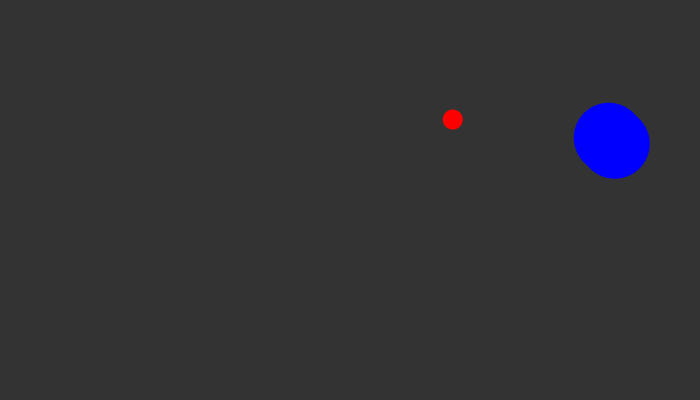
Frame 1 (no input)
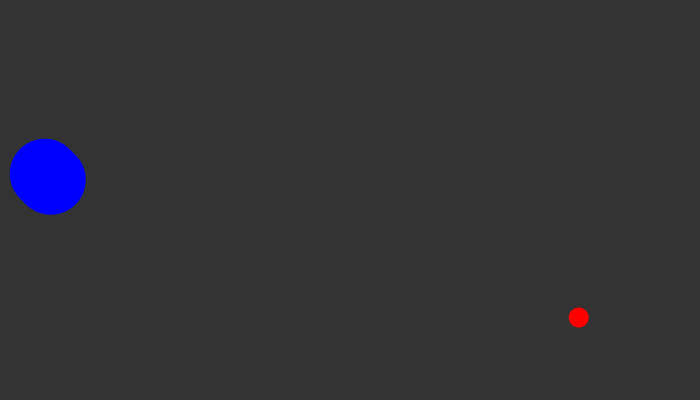
Frame 60 (the mouse pressed at the canvas centre just before this capture)
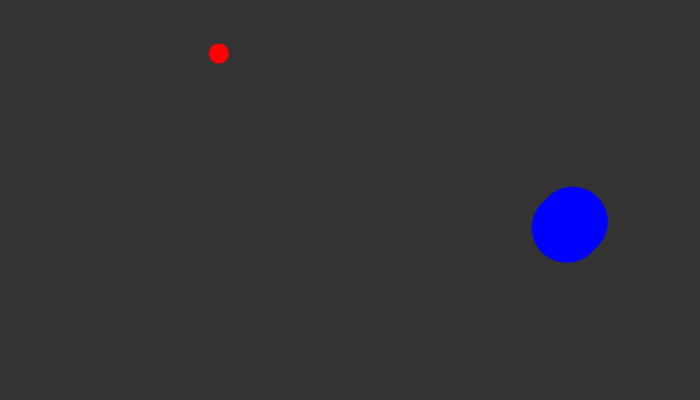
Frame 120 (the mouse held since frame 60 and released just before this capture)

The Processing sketch that drew these frames (run headless with seeded random() and noise(); from frame 60 on, the mouse is pressed at the canvas centre):

// Processing sketch: ball_object_constructor
// ── ball_object_constructor.pde
//Объявление трех объектов класса 
Ball ball, ball2, ball3;

void setup(){
  size(700, 400);
  background(51);
  
  //Создание трех объектов класса Ball
  ball = new Ball(20, color(255, 0, 0));
  ball2 = new Ball(70, color(0, 0, 255));
  ball3 = new Ball(70, color(0, 255, 0));
}

void draw(){
  background(51);
  ball.move();
  ball.display();
  
  ball2.move();
  ball2.display();
  
  ball2.move();
  ball2.display();
}

//Объявление класса Ball
class Ball{
  //Объявление полей класса Ball
  float size, xSpeed, ySpeed;
  float x, y;
  color c;
  
  //Объявление конструктора класса Ball
  //Данный конструктор принимает 2 параметра
  //size - размер шара и col - цвет шара
  Ball(float size, color col){
    //this - это указатель на текущий класс
    //Полю size класса Ball присваивается значение параметра size
    this.size = size;
    
    //Инициализация полей
    xSpeed = ySpeed = 6;
    x = random(size, width - size);
    y = random(size, height - size);
    
    //Полю с класса Ball присваивается значение параметра col
    c = col;
    
    println("Объект создан!");
  }
  
  //Функция в которой реализована логика перемещения мяча
  void move(){
    //Условие осткакивания мяча от левой и правой стороны окна
    if (x - size / 2 < 0 || x + size / 2 > width) {
      xSpeed *= -1;
    }

    //Условие отскакивания мяча от верхней и нижней стороны окна
    if (y - size / 2 < 0 || y + size / 2 > height) {
      ySpeed *= -1;
    }
    
    //Изменение позиции мяча на значение скорости по вертикали и горизонтали
    x += xSpeed;
    y += ySpeed;
  }
  
  //Функция отображения мяча на экране
  void display(){
    noStroke();
    fill(c);
    //Рисование круга, используя параметры из полей класса
    ellipse(x, y, size, size);
  }
  
  void changeColor(color c){
    this.c = c;
  }
}
